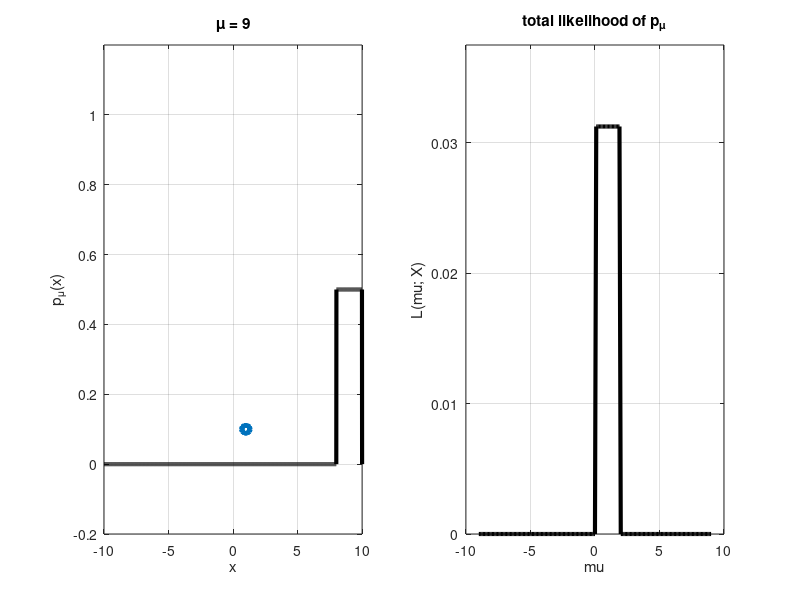

Write MATLAB code to recreate this figure.
%
% test Maximum Likelihood
%
clear
n= 5;
z= (-10:.01:10)';
X = .1*randn(n,1)+1;


mus = -9:.1:9;
lik=zeros(length(mus),1);
for i=1:length(mus),
    % normal
    %f = exp(-(z-mus(i)).^2)/sqrt(2*pi*1);
    %lik(i) = exp(-sum( (X-mus(i)).^2))/sqrt(2*pi*1);
    
    % uniform
    f = .5*( abs(z-mus(i))<1);
    lik(i) = prod( .5*real(abs(X-mus(i))<1) );
    
    
    figure(1)
    subplot(1,2,1);
    h=plot(X,.1*ones(n,1),'o',z,f,'k-');
    set(h,'LineWidth',3)
    axis([-10 10 -.2 1.2])
    xlabel('x')
    ylabel('p_\mu(x)')
    title(['\mu = ' num2str(mus(i))])
    grid;
    
    subplot(1,2,2);
    h=plot(mus(1:i),lik(1:i),'k-');
    set(h,'LineWidth',3)
    axis([-10 10 -eps 1.2*max(lik)])
    xlabel('mu')
    ylabel('L(mu; X)')
    title('total likelihood of p_\mu')
    grid;
    drawnow;
    pause(.1)
    
    
end
